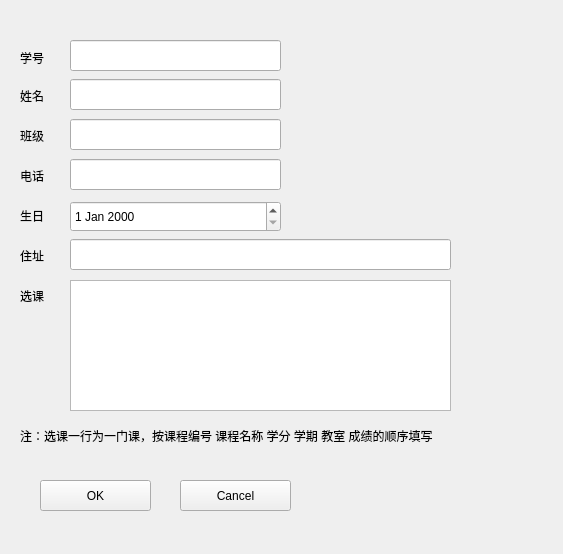
<?xml version="1.0" encoding="UTF-8"?>
<ui version="4.0">
 <class>AddStudentDialog</class>
 <widget class="QWidget" name="AddStudentDialog">
  <property name="geometry">
   <rect>
    <x>0</x>
    <y>0</y>
    <width>563</width>
    <height>554</height>
   </rect>
  </property>
  <property name="windowTitle">
   <string>Form</string>
  </property>
  <widget class="QLabel" name="label_2">
   <property name="geometry">
    <rect>
     <x>20</x>
     <y>42</y>
     <width>54</width>
     <height>31</height>
    </rect>
   </property>
   <property name="text">
    <string>学号</string>
   </property>
  </widget>
  <widget class="QLineEdit" name="lineEditID">
   <property name="geometry">
    <rect>
     <x>70</x>
     <y>40</y>
     <width>211</width>
     <height>31</height>
    </rect>
   </property>
  </widget>
  <widget class="QLabel" name="label_3">
   <property name="geometry">
    <rect>
     <x>20</x>
     <y>80</y>
     <width>54</width>
     <height>31</height>
    </rect>
   </property>
   <property name="text">
    <string>姓名</string>
   </property>
  </widget>
  <widget class="QLineEdit" name="lineEditName">
   <property name="geometry">
    <rect>
     <x>70</x>
     <y>79</y>
     <width>211</width>
     <height>31</height>
    </rect>
   </property>
  </widget>
  <widget class="QLabel" name="label_4">
   <property name="geometry">
    <rect>
     <x>20</x>
     <y>120</y>
     <width>54</width>
     <height>31</height>
    </rect>
   </property>
   <property name="text">
    <string>班级</string>
   </property>
  </widget>
  <widget class="QLineEdit" name="lineEditCla">
   <property name="geometry">
    <rect>
     <x>70</x>
     <y>119</y>
     <width>211</width>
     <height>31</height>
    </rect>
   </property>
  </widget>
  <widget class="QLabel" name="label_5">
   <property name="geometry">
    <rect>
     <x>20</x>
     <y>160</y>
     <width>54</width>
     <height>31</height>
    </rect>
   </property>
   <property name="text">
    <string>电话</string>
   </property>
  </widget>
  <widget class="QLineEdit" name="lineEditPhone">
   <property name="geometry">
    <rect>
     <x>70</x>
     <y>159</y>
     <width>211</width>
     <height>31</height>
    </rect>
   </property>
  </widget>
  <widget class="QLabel" name="label_6">
   <property name="geometry">
    <rect>
     <x>20</x>
     <y>200</y>
     <width>54</width>
     <height>31</height>
    </rect>
   </property>
   <property name="text">
    <string>生日</string>
   </property>
  </widget>
  <widget class="QLabel" name="label_7">
   <property name="geometry">
    <rect>
     <x>20</x>
     <y>245</y>
     <width>54</width>
     <height>21</height>
    </rect>
   </property>
   <property name="text">
    <string>住址</string>
   </property>
  </widget>
  <widget class="QLineEdit" name="lineEditHome">
   <property name="geometry">
    <rect>
     <x>70</x>
     <y>239</y>
     <width>381</width>
     <height>31</height>
    </rect>
   </property>
  </widget>
  <widget class="QDateEdit" name="dateEdit">
   <property name="geometry">
    <rect>
     <x>70</x>
     <y>201</y>
     <width>211</width>
     <height>31</height>
    </rect>
   </property>
  </widget>
  <widget class="QLabel" name="label">
   <property name="geometry">
    <rect>
     <x>20</x>
     <y>280</y>
     <width>54</width>
     <height>31</height>
    </rect>
   </property>
   <property name="text">
    <string>选课</string>
   </property>
  </widget>
  <widget class="QTextEdit" name="textEditClasses">
   <property name="geometry">
    <rect>
     <x>70</x>
     <y>280</y>
     <width>381</width>
     <height>131</height>
    </rect>
   </property>
  </widget>
  <widget class="QLabel" name="label_8">
   <property name="geometry">
    <rect>
     <x>20</x>
     <y>420</y>
     <width>541</width>
     <height>31</height>
    </rect>
   </property>
   <property name="text">
    <string>注：选课一行为一门课，按课程编号 课程名称 学分 学期 教室 成绩的顺序填写</string>
   </property>
  </widget>
  <widget class="QPushButton" name="pushButton">
   <property name="geometry">
    <rect>
     <x>40</x>
     <y>480</y>
     <width>111</width>
     <height>31</height>
    </rect>
   </property>
   <property name="text">
    <string>OK</string>
   </property>
  </widget>
  <widget class="QPushButton" name="pushButton_2">
   <property name="geometry">
    <rect>
     <x>180</x>
     <y>480</y>
     <width>111</width>
     <height>31</height>
    </rect>
   </property>
   <property name="text">
    <string>Cancel</string>
   </property>
  </widget>
 </widget>
 <resources/>
 <connections/>
</ui>
